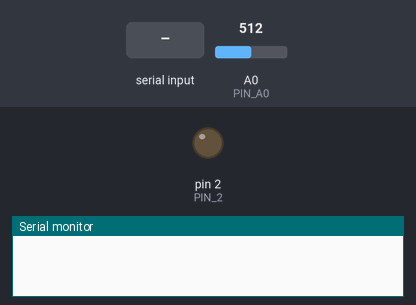
Bench run of a sketch on a simulated Arduino Uno, built with avr-gcc and run on an emulated ATmega328P. On the bench: output pins drawn as LEDs (lit = HIGH), the last lines printed to the serial monitor. The inputs (shaded band) are chosen by the test bench; at power-on: A0 (PIN_A0) = 512.

Above: at 1.2 s.
1.3 s: "a" received over Serial
At 1.8 s:
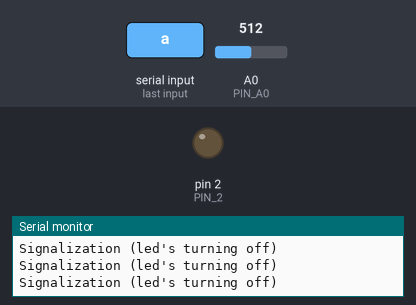
7.3 s: "p" received over Serial
At 7.9 s:
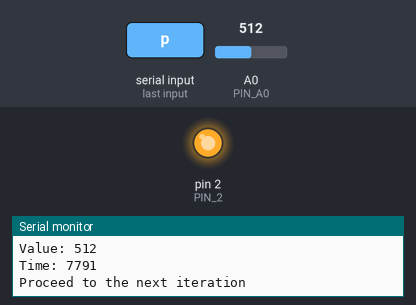
8.9 s: A0 (PIN_A0) set to 105
11.9 s: A0 (PIN_A0) set to 90
Timing chart, 0 to 14.4 s (numbered marks = the images above; inputs shaded):
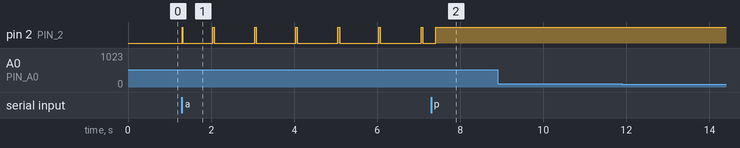

The sketch:

main.ino
```cpp
#define PIN_A0 A0
#define PIN_2 2


bool send_one_value = false;
bool streaming = false;
long send_count;

int current_luminocity;
int previous_luminocity;
int switch_threshold = 10;  // experimentally

bool manually_enable_led = false;
bool manually_disable_led = false;

bool signalization_mode_enabled = false;


void setup()
{
  Serial.begin(9600);
  pinMode(PIN_2, OUTPUT);
}


void loop()
{
  long current_time = millis();
  //Serial.println(String(current_time) + " "
  //               + String(current_time / 100));

  read_data();

  if (send_one_value) {
    send_photo_data();
    send_one_value = false;
  } else if(streaming && current_time / 100 != send_count) {
    send_photo_data();

    // Ex. If send_count = 11 (1193) and current_time / 100 = 12 (1203)
    // that means that 100 milliseconds have passed
	send_count = current_time / 100;

    Serial.println("Time: " + String(millis()));
    Serial.println("Proceed to the next iteration\n");
  }


  // tasks
  // 2) auto mode
  current_luminocity = analogRead(PIN_A0);
  if (current_luminocity <= switch_threshold && previous_luminocity >= switch_threshold && !signalization_mode_enabled) {
    manually_enable_led = false;
    manually_disable_led = false;
    // Serial.println(!signalization_mode_enabled);
    Serial.println(previous_luminocity >= switch_threshold);
    digitalWrite(PIN_2, HIGH);
  } else if (current_luminocity > switch_threshold && previous_luminocity < switch_threshold && !signalization_mode_enabled) {
    manually_enable_led = false;
    manually_disable_led = false;
    digitalWrite(PIN_2, LOW);
  }
  previous_luminocity = current_luminocity;


  // 3) manual mode
  if (manually_enable_led) {
    Serial.println("User is turning on the led");
    signalization_mode_enabled = false;
    digitalWrite(PIN_2, HIGH);
  } else if (manually_disable_led) {
    Serial.println("User is turning off the led");
    signalization_mode_enabled = false;
    digitalWrite(PIN_2, LOW);
  }


  // 4) signalization
  if (signalization_mode_enabled) {
    if (current_time / 1000 != send_count) {
      manually_enable_led = false;
      manually_disable_led = false;
      Serial.println("Signalization (led's turning on)");
      send_count = current_time / 1000;
      digitalWrite(PIN_2, HIGH);
  	} else {
      Serial.println("Signalization (led's turning off)");
      digitalWrite(PIN_2, LOW);
    }
  }

  delay(10);
}


void send_photo_data(){
  int value = analogRead(PIN_A0);
  Serial.println("Value: " + String(value));
}


void read_data() {
  if (Serial.available()){
    char command = Serial.read();
    switch (command) {
      case 's':
        send_one_value = true;
        streaming = false;
        break;
      case 'p':
        streaming = true;
        break;
      // enable led manually
      case 'q':
        manually_enable_led = true;
        manually_disable_led = false;
      	break;
      // disable led manually + disable when signalization works
      case 'd':
        manually_disable_led = true;
        manually_enable_led = false;
        break;
      // start signalization
      case 'a':
        signalization_mode_enabled = true;
        manually_disable_led = false;
        manually_enable_led = false;
        break;
      default:
        streaming = false;
        break;
    }
  }
}
```

Measured:
- after the input at 1.3 s, pin 2 (PIN_2): goes HIGH 0.01 s, LOW 0.72 s, 5 × (HIGH 0.04 s, LOW 0.98 s), HIGH 0.04 s, then LOW, starting at once
